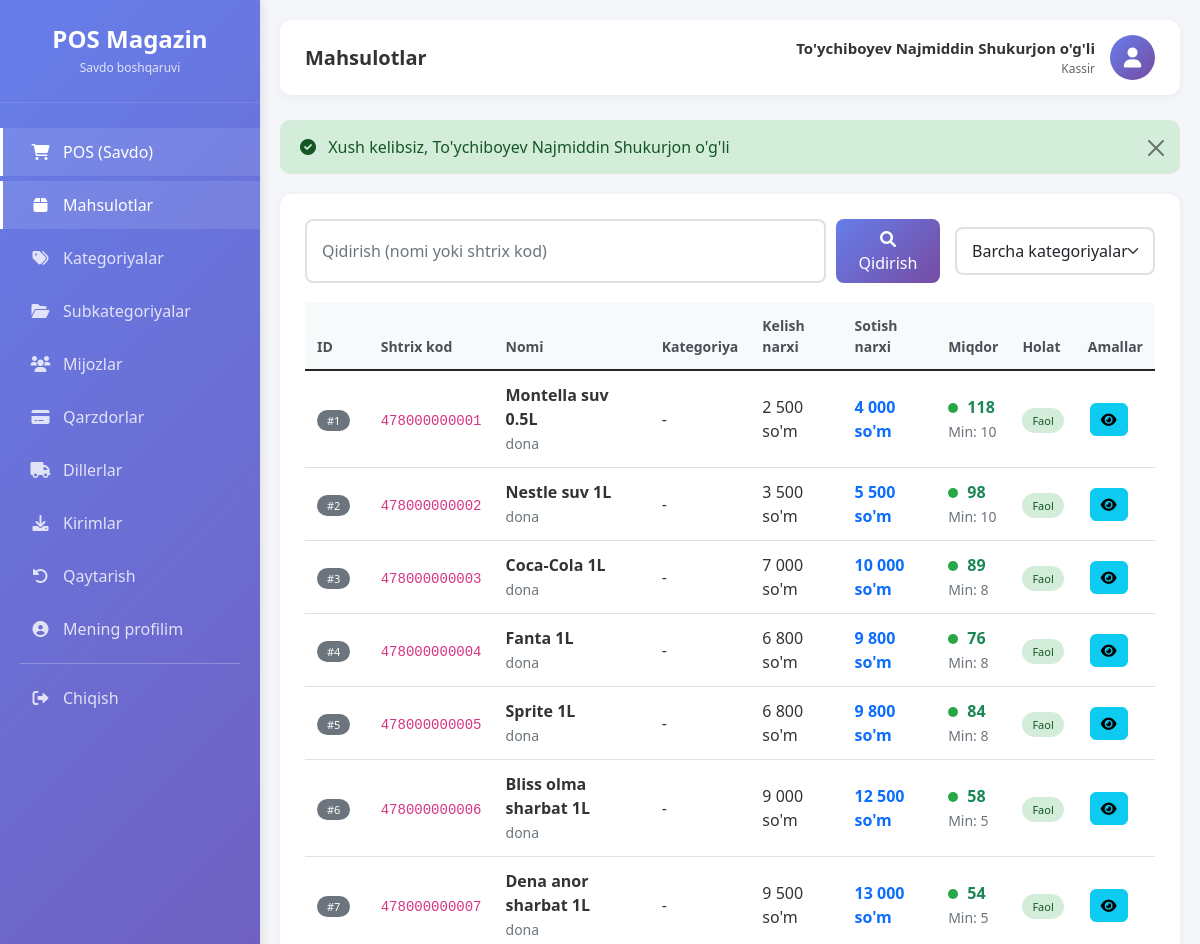
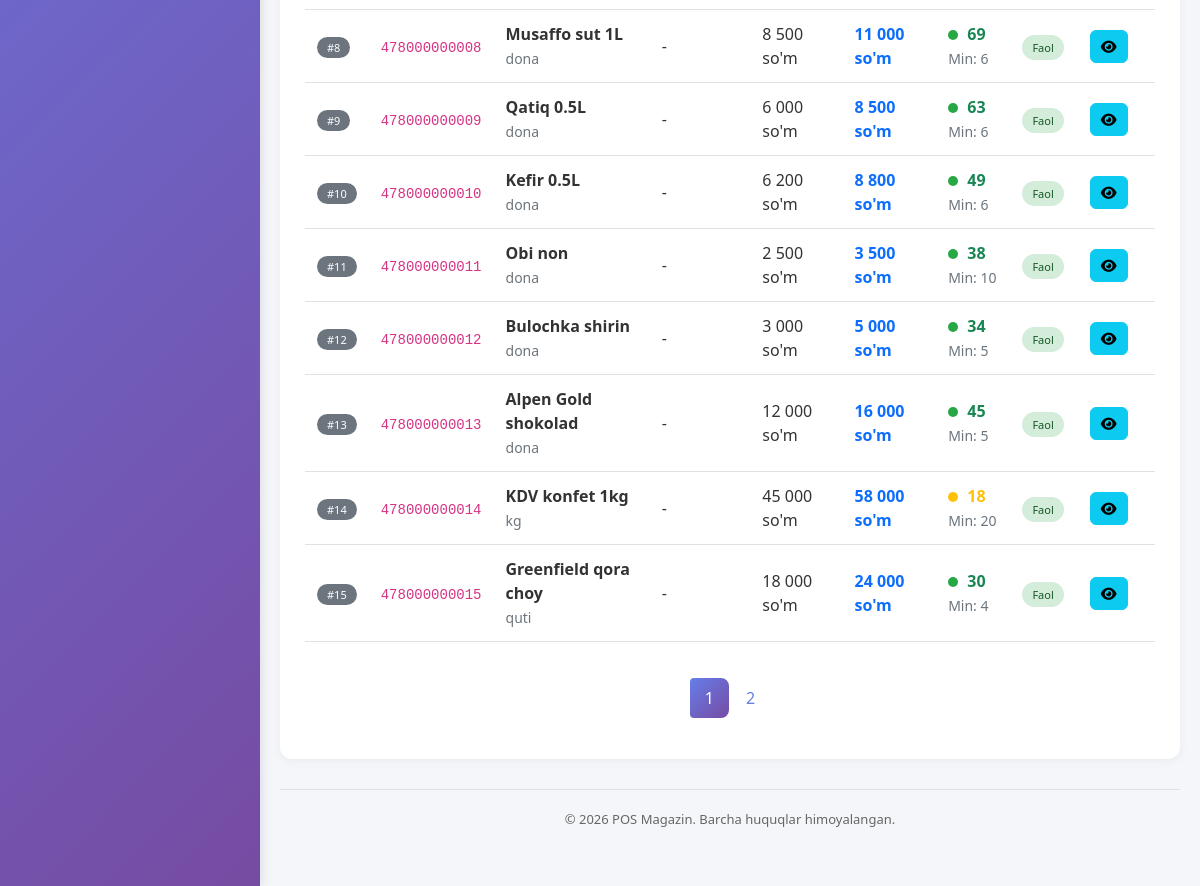
Screenshot of /products (signed in) with the database file from the repository (2 pictures, top to bottom).
### tables this page shows
CREATE TABLE `mahsulotlar` (
  `id` int(20) UNSIGNED NOT NULL,
  `kategoriya_id` bigint(20) UNSIGNED NOT NULL,
  `subkategoriya_id` bigint(20) UNSIGNED DEFAULT NULL,
  `nomi` varchar(160) NOT NULL,
  `shtrix_kod` varchar(80) NOT NULL,
  `birlik` varchar(30) NOT NULL DEFAULT 'dona',
  `kelish_narxi` decimal(12,2) NOT NULL DEFAULT 0.00,
  `sotish_narxi` decimal(12,2) NOT NULL DEFAULT 0.00,
  `miqdor` int(11) NOT NULL DEFAULT 0,
  `minimal_miqdor` int(11) NOT NULL DEFAULT 0,
  `faol` tinyint(1) NOT NULL DEFAULT 1,
  `yaratilgan_vaqt` timestamp NULL DEFAULT current_timestamp(),
  `yangilangan_vaqt` timestamp NULL DEFAULT current_timestamp() ON UPDATE current_timestamp(),
  `ochirilgan_vaqt` timestamp NULL DEFAULT NULL
);

### app/Controllers/Controller.php (called while the page is built, shortened)
<?php
abstract class Controller {
    protected function view($view, $data = [], $layout = 'main') {
        $viewPath = APP_PATH . '/Views/pages/' . $view . '.php';
        extract($data);
        require $viewPath;
    }
}

### app/Controllers/ProductController.php (called while the page is built, shortened)
<?php
class ProductController extends Controller {
    private $productModel;
    private $categoryModel;
    public function __construct() {
        $this->productModel = new Product();
        $this->categoryModel = new Category();
    }
    public function index() {
        $page = $_GET['page'] ?? 1;
        $search = $_GET['search'] ?? '';
        $categoryId = $_GET['category'] ?? '';
        if ($search) {
            $products = $this->productModel->search($search);
            $pagination = [
                'page' => 1,
                'lastPage' => 1,
                'total' => count($products),
                'perPage' => count($products)
            ];
        } else {
            $conditions = [];
            if (method_exists($this->productModel, 'paginate')) {
                $pagination = $this->productModel->paginate($page, 15, $conditions);
                $products = $pagination['data'];
            }
        }
        $categories = $this->categoryModel->all();
        $this->view('products/index', [
            'products' => $products,
            'categories' => $categories,
            'selectedCategory' => $categoryId,
            'search' => $search,
            'pagination' => $pagination
        ]);
    }
}

### config/database.php (called while the page is built)
<?php
class Database {
    private static $connection = null;
    public static function getInstance() {
        if (self::$connection === null) {
            try {
                $host = 'localhost';
                $dbname = 'pos_magazin_uz';
                $user = 'root';
                $pass = '';
                $dsn = "mysql:host=$host;dbname=$dbname;charset=utf8";
                self::$connection = new PDO($dsn, $user, $pass);
                self::$connection->setAttribute(PDO::ATTR_ERRMODE, PDO::ERRMODE_EXCEPTION);
            } catch (PDOException $e) {
                die("Database xatosi: " . $e->getMessage());
            }
        }
        return self::$connection;
    }
}

### app/Models/Model.php (called while the page is built, shortened)
<?php
abstract class Model {
    protected $db;
    protected $table;
    public function __construct() {
        $this->db = \Database::getInstance();
    }
    public function paginate($page = 1, $perPage = 20, $conditions = []) {
        $offset = ($page - 1) * $perPage;
        try {
            $stmt = $this->db->prepare("SHOW COLUMNS FROM {$this->table} LIKE 'ochirilgan_vaqt'");
            $stmt->execute();
            $hasSoftDelete = $stmt->fetch() ? true : false;
            $countSql = "SELECT COUNT(*) as total FROM {$this->table}";
            $countWhereClauses = [];
            $countParams = [];
            if ($hasSoftDelete) {
                $countWhereClauses[] = "ochirilgan_vaqt IS NULL";
            }
            if (!empty($countWhereClauses)) {
                $countSql .= " WHERE " . implode(' AND ', $countWhereClauses);
            }
            $stmt = $this->db->prepare($countSql);
            $stmt->execute($countParams);
            $total = $stmt->fetch()['total'];
            $dataSql = "SELECT * FROM {$this->table}";
            $dataWhereClauses = [];
            $dataParams = [];
            if ($hasSoftDelete) {
                $dataWhereClauses[] = "ochirilgan_vaqt IS NULL";
            }
            if (!empty($dataWhereClauses)) {
                $dataSql .= " WHERE " . implode(' AND ', $dataWhereClauses);
            }
            $dataSql .= " LIMIT {$offset}, {$perPage}";
            $stmt = $this->db->prepare($dataSql);
            $stmt->execute($dataParams);
            $data = $stmt->fetchAll();
            return [
                'data' => $data,
                'total' => $total,
                'page' => $page,
                'perPage' => $perPage,
                'lastPage' => ceil($total / $perPage)
            ];
        } catch (\PDOException $e) {
            $countSql = "SELECT COUNT(*) as total FROM {$this->table}";
            $countParams = [];
            if (!empty($conditions)) {
                $whereClauses = [];
                foreach ($conditions as $field => $value) {
                    $whereClauses[] = "{$field} = ?";
                    $countParams[] = $value;
                }
                $countSql .= " WHERE " . implode(' AND ', $whereClauses);
            }
            $stmt = $this->db->prepare($countSql);
            $stmt->execute($countParams);
            $total = $stmt->fetch()['total'];
            $dataSql = "SELECT * FROM {$this->table}";
            $dataParams = [];
            if (!empty($conditions)) {
                $whereClauses = [];
                foreach ($conditions as $field => $value) {
                    $whereClauses[] = "{$field} = ?";
                    $dataParams[] = $value;
                }
                $dataSql .= " WHERE " . implode(' AND ', $whereClauses);
            }
            $dataSql .= " LIMIT {$offset}, {$perPage}";
            $stmt = $this->db->prepare($dataSql);
            $stmt->execute($dataParams);
            $data = $stmt->fetchAll();
            return [
                'data' => $data,
                'total' => $total,
                'page' => $page,
                'perPage' => $perPage,
                'lastPage' => ceil($total / $perPage)
            ];
        }
    }
}

### app/Views/pages/products/index.php (the view, shortened to what this page needs)
<div class="content-card">
    <div class="filter-section">
        <form method="GET" class="search-box">
            <input type="text"
                   name="search"
                   class="form-control"
                   placeholder="Qidirish (nomi yoki shtrix kod)"
                   value="<?= htmlspecialchars($search ?? '') ?>">
            <button type="submit" class="btn btn-primary">
                <i class="fas fa-search"></i> Qidirish
            </button>
        </form>
        <div class="filter-box">
            <select name="category" class="form-select" onchange="window.location.href=this.value">
                <option value="/new-pos/products">Barcha kategoriyalar</option>
            </select>
        </div>
    </div>
    <div class="table-responsive">
        <table class="table table-hover">
            <thead>
                <tr>
                    <th>ID</th>
                    <th>Shtrix kod</th>
                    <th>Nomi</th>
                    <th>Kategoriya</th>
                    <th>Kelish narxi</th>
                    <th>Sotish narxi</th>
                    <th>Miqdor</th>
                    <th>Holat</th>
                    <th>Amallar</th>
                </tr>
            </thead>
            <tbody>
                <?php if (empty($products)): ?>
                    <tr>
                        <td colspan="9" class="text-center py-4">
                            <i class="fas fa-box-open fa-3x text-muted mb-3"></i>
                            <p class="text-muted">Hech qanday mahsulot topilmadi</p>
                        </td>
                    </tr>
                <?php else: ?>
                    <?php foreach ($products as $product): ?>
                        <?php
                        $stockStatus = 'high';
                        $stockClass = 'stock-high';
                        if ($product['miqdor'] <= 0) {
                            $stockStatus = 'low';
                            $stockClass = 'stock-low';
                        } elseif ($product['miqdor'] <= ($product['minimal_miqdor'] ?? 5)) {
                            $stockStatus = 'medium';
                            $stockClass = 'stock-medium';
                        }
                        ?>
                        <tr>
                            <td><span class="badge bg-secondary">#<?= $product['id'] ?></span></td>
                            <td><code><?= htmlspecialchars($product['shtrix_kod']) ?></code></td>
                            <td>
                                <strong><?= htmlspecialchars($product['nomi']) ?></strong>
                                <br>
                                <small class="text-muted"><?= $product['birlik'] ?? 'dona' ?></small>
                            </td>
                            <td>
                                <?= htmlspecialchars($product['kategoriya_nomi'] ?? '-') ?>
                            </td>
                            <td><?= number_format($product['kelish_narxi'] ?? 0, 0, ',', ' ') ?> so'm</td>
                            <td><strong class="text-primary"><?= number_format($product['sotish_narxi'] ?? 0, 0, ',', ' ') ?> so'm</strong></td>
                            <td>
                                <span class="stock-indicator <?= $stockClass ?>"></span>
                                <span class="fw-bold <?= $stockStatus == 'low' ? 'text-danger' : ($stockStatus == 'medium' ? 'text-warning' : 'text-success') ?>">
                                    <?= $product['miqdor'] ?? 0 ?>
                                </span>
                                <br>
                                <small class="text-muted">Min: <?= $product['minimal_miqdor'] ?? 5 ?></small>
                            </td>
                            <td>
                                <?php if ($product['faol'] ?? 1): ?>
                                    <span class="badge-status badge-success">Faol</span>
                                <?php else: ?>
                                    <span class="badge-status badge-danger">Faol emas</span>
                                <?php endif; ?>
                            </td>
                            <td>
                                <button type="button" class="btn btn-sm btn-info btn-action" onclick="viewProduct(<?= $product['id'] ?>)" data-bs-toggle="modal" data-bs-target="#productModal" title="Ko'rish" data-bs-toggle="tooltip">
                                    <i class="fas fa-eye"></i>
                                </button>
                            </td>
                        </tr>
                    <?php endforeach; ?>
                <?php endif; ?>
            </tbody>
        </table>
    </div>
    <?php if (isset($pagination) && $pagination['lastPage'] > 1): ?>
        <nav>
            <ul class="pagination">
                <?php for ($i = 1; $i <= $pagination['lastPage']; $i++): ?>
                    <li class="page-item <?= $i == $pagination['page'] ? 'active' : '' ?>">
                        <a class="page-link" href="?page=<?= $i ?><?= isset($search) && $search ? '&search=' . urlencode($search) : '' ?><?= isset($selectedCategory) && $selectedCategory ? '&category=' . $selectedCategory : '' ?>">
                            <?= $i ?>
                        </a>
                    </li>
                <?php endfor; ?>
            </ul>
        </nav>
    <?php endif; ?>
</div>

### public/index.php (shortened to what this page needs)
<?php
require_once __DIR__ . '/../config/database.php';
spl_autoload_register(function ($class) {
    $prefix = 'App\\';
    $base_dir = APP_PATH . '/';
    $len = strlen($prefix);
    $relative_class = substr($class, $len);
    $file = $base_dir . str_replace('\\', '/', $relative_class) . '.php';
});
$requestUri = $_SERVER['REQUEST_URI'];
$basePath = '/new-pos';
if (strpos($requestUri, $basePath) === 0) {
    $requestUri = substr($requestUri, strlen($basePath));
}
$requestUri = strtok($requestUri, '?');
$requestUri = str_replace('/public', '', $requestUri);
$requestUri = trim($requestUri, '/');
$routesFile = ROUTES_PATH . '/web.php';
$routes = require $routesFile;
$httpMethod = $_SERVER['REQUEST_METHOD'];
$isAjax = (!empty($_SERVER['HTTP_X_REQUESTED_WITH']) &&
    strtolower($_SERVER['HTTP_X_REQUESTED_WITH']) === 'xmlhttprequest');
$dispatchMethods = $isAjax ? ['AJAX', $httpMethod] : [$httpMethod];
route_dispatch($routes, $dispatchMethods, $requestUri);
function route_dispatch($routes, array $methods, $uri) {
    foreach ($methods as $method) {
        foreach ($routes[$method] as $pattern => $handler) {
        $pattern = trim($pattern, '/');
        $regexPattern = preg_replace('/\{[a-zA-Z0-9_]+\}/', '([^/]+)', $pattern);
        $regexPattern = '/^' . str_replace('/', '\/', $regexPattern) . '$/';
        if (preg_match($regexPattern, $uri, $matches)) {
            array_shift($matches);
            list($controller, $action) = $handler;
            $controllerInstance = new $controllerClass();
            call_user_func_array([$controllerInstance, $action], $matches);
            return;
        }
        }
    }
}

### public/assets/css/style.css (style rules this page uses)
* { margin: 0; padding: 0; box-sizing: border-box; }
body { font-family: 'Segoe UI', Tahoma, Geneva, Verdana, sans-serif; background: #f4f6f9; }
.btn-primary { background: linear-gradient(135deg, #667eea 0%, #764ba2 100%); border: none; padding: 8px 20px; border-radius: 8px; color: white; font-weight: 500; transition: all 0.3s; }
.form-control, .form-select { border: 2px solid #e0e0e0; border-radius: 8px; padding: 10px 15px; transition: all 0.3s; }
.table th { background: #f8f9fa; color: #495057; font-weight: 600; font-size: 14px; padding: 12px; }
.table td { padding: 12px; vertical-align: middle; color: #333; }
.badge { padding: 5px 10px; border-radius: 20px; font-size: 11px; font-weight: 500; }
.badge-success { background: #d4edda; color: #155724; }

### app/Views/pages/products/index.php (style rules this page uses)
.content-card { background: white; border-radius: 12px; padding: 25px; box-shadow: 0 2px 10px rgba(0,0,0,0.05); }
.filter-section { display: flex; justify-content: space-between; align-items: center; margin-bottom: 20px; gap: 15px; flex-wrap: wrap; }
.search-box { flex: 1; display: flex; gap: 10px; min-width: 300px; }
.filter-box { width: 200px; }
.table th { background: #f8f9fa; color: #495057; font-weight: 600; font-size: 14px; padding: 12px; }
.table td { padding: 12px; vertical-align: middle; color: #333; }
.badge-status { padding: 5px 10px; border-radius: 20px; font-size: 11px; font-weight: 500; }
.badge-success { background: #d4edda; color: #155724; }
.btn-action { padding: 5px 10px; margin: 0 2px; border-radius: 6px; }
.stock-indicator { width: 10px; height: 10px; border-radius: 50%; display: inline-block; margin-right: 5px; }
.stock-high { background: #28a745; }
.stock-medium { background: #ffc107; }
.pagination { margin-top: 20px; justify-content: center; }
.page-link { color: #667eea; border: none; padding: 8px 15px; margin: 0 3px; border-radius: 8px; }
.page-item.active .page-link { background: linear-gradient(135deg, #667eea 0%, #764ba2 100%); border: none; color: white; }

### app/Views/layouts/main.php (style rules this page uses)
* { margin: 0; padding: 0; box-sizing: border-box; }
body { font-family: 'Segoe UI', Tahoma, Geneva, Verdana, sans-serif; background: #f4f6f9; }

### rows the page displays
mahsulotlar: id "1", shtrix_kod "478000000001", nomi "Montella suv 0.5L", birlik "dona", kategoriya_nomi "-", kelish_narxi "2 500", sotish_narxi "4 000", miqdor "118", minimal_miqdor "10", faol "Faol"
mahsulotlar: id "2", shtrix_kod "478000000002", nomi "Nestle suv 1L", birlik "dona", kategoriya_nomi "-", kelish_narxi "3 500", sotish_narxi "5 500", miqdor "98", minimal_miqdor "10", faol "Faol"
mahsulotlar: id "3", shtrix_kod "478000000003", nomi "Coca-Cola 1L", birlik "dona", kategoriya_nomi "-", kelish_narxi "7 000", sotish_narxi "10 000", miqdor "89", minimal_miqdor "8", faol "Faol"
mahsulotlar: id "4", shtrix_kod "478000000004", nomi "Fanta 1L", birlik "dona", kategoriya_nomi "-", kelish_narxi "6 800", sotish_narxi "9 800", miqdor "76", minimal_miqdor "8", faol "Faol"
mahsulotlar: id "5", shtrix_kod "478000000005", nomi "Sprite 1L", birlik "dona", kategoriya_nomi "-", kelish_narxi "6 800", sotish_narxi "9 800", miqdor "84", minimal_miqdor "8", faol "Faol"
mahsulotlar: id "6", shtrix_kod "478000000006", nomi "Bliss olma sharbat 1L", birlik "dona", kategoriya_nomi "-", kelish_narxi "9 000", sotish_narxi "12 500", miqdor "58", minimal_miqdor "5", faol "Faol"
mahsulotlar: id "7", shtrix_kod "478000000007", nomi "Dena anor sharbat 1L", birlik "dona", kategoriya_nomi "-", kelish_narxi "9 500", sotish_narxi "13 000", miqdor "54", minimal_miqdor "5", faol "Faol"
mahsulotlar: id "8", shtrix_kod "478000000008", nomi "Musaffo sut 1L", birlik "dona", kategoriya_nomi "-", kelish_narxi "8 500", sotish_narxi "11 000", miqdor "69", minimal_miqdor "6", faol "Faol"
mahsulotlar: id "9", shtrix_kod "478000000009", nomi "Qatiq 0.5L", birlik "dona", kategoriya_nomi "-", kelish_narxi "6 000", sotish_narxi "8 500", miqdor "63", minimal_miqdor "6", faol "Faol"
mahsulotlar: id "10", shtrix_kod "478000000010", nomi "Kefir 0.5L", birlik "dona", kategoriya_nomi "-", kelish_narxi "6 200", sotish_narxi "8 800", miqdor "49", minimal_miqdor "6", faol "Faol"
mahsulotlar: id "11", shtrix_kod "478000000011", nomi "Obi non", birlik "dona", kategoriya_nomi "-", kelish_narxi "2 500", sotish_narxi "3 500", miqdor "38", minimal_miqdor "10", faol "Faol"
mahsulotlar: id "12", shtrix_kod "478000000012", nomi "Bulochka shirin", birlik "dona", kategoriya_nomi "-", kelish_narxi "3 000", sotish_narxi "5 000", miqdor "34", minimal_miqdor "5", faol "Faol"
mahsulotlar: id "13", shtrix_kod "478000000013", nomi "Alpen Gold shokolad", birlik "dona", kategoriya_nomi "-", kelish_narxi "12 000", sotish_narxi "16 000", miqdor "45", minimal_miqdor "5", faol "Faol"
mahsulotlar: id "14", shtrix_kod "478000000014", nomi "KDV konfet 1kg", birlik "kg", kategoriya_nomi "-", kelish_narxi "45 000", sotish_narxi "58 000", miqdor "18", minimal_miqdor "20", faol "Faol"
mahsulotlar: id "15", shtrix_kod "478000000015", nomi "Greenfield qora choy", birlik "quti", kategoriya_nomi "-", kelish_narxi "18 000", sotish_narxi "24 000", miqdor "30", minimal_miqdor "4", faol "Faol"
